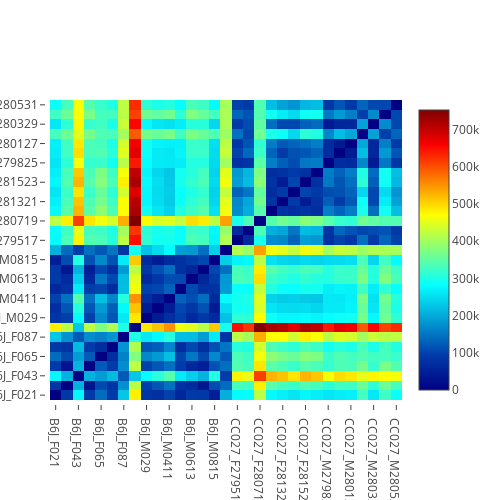

Notebook source saved alongside this figure:
### Code cell
from scipy.spatial.distance import pdist, squareform
from plotly.graph_objs import *

cols = [col for col in data_df_test.columns if col not in ['breadth', 'uniprot_id', 'avg']]
short_cols = [col[0:20] for col in cols]
short_cols = [short_cols[i] + str(i) for i in range(1,len(short_cols),1)]
data_dist = pdist(data_df_test[cols].as_matrix().transpose())

# data_df_test[col].as_matrix().transpose())

# data_dist = df_test_dist.copy

data = Data([
    Heatmap(
        z=squareform(data_dist), colorscale='Jet',
        x=short_cols,
        y=short_cols,     # y-axis labels
    )
])

layout = Layout(
    title='Transcription profiling of human brain samples',
    autosize=False,
    margin=Margin(
        l=200,
        b=200,
        pad=4
    ),
    xaxis=XAxis(
        showgrid=False, # remove grid
#         autotick=False, # custom ticks
        dtick=1,        # show 1 tick per day
    ),
    yaxis=YAxis(
        showgrid=False,   # remove grid
#         autotick=False,   # custom ticks
        dtick=1           # show 1 tick per day
    ),
)

layout = go.Layout(
    autosize=False,
    width=500,
    height=500,
    margin=go.layout.Margin(
        l=50,
        r=50,
        b=100,
        t=100,
        pad=4
    ),
#     paper_bgcolor='#7f7f7f',
#     plot_bgcolor='#c7c7c7'
)

fig = go.Figure(data=data, layout=layout)

# fig = Figure(data=data, layout=layout)
iplot(fig)

### Figure 1 — Plotly figure (JSON) as saved in the notebook; plotly's stock layout.template omitted (floating-point values rounded to 4 significant figures; data arrays with more than 128 entries replaced by an {"elided": "..."} marker saying what was removed)
{"data": [{"colorscale": "Jet", "type": "heatmap", "uid": "cf0d5c1d-5be2-4708-8001-c6c86b6fab39", "x": ["B6J_F021", "B6J_F032", "B6J_F043", "B6J_F054", "B6J_F065", "B6J_F076", "B6J_F087", "B6J_M018", "B6J_M029", "B6J_M0310", "B6J_M0411", "B6J_M0512", "B6J_M0613", "B6J_M0714", "B6J_M0815", "CC027_F279216", "CC027_F279517", "CC027_F280618", "CC027_F280719", "CC027_F281220", "CC027_F281321", "CC027_F281422", "CC027_F281523", "CC027_M279724", "CC027_M279825", "CC027_M279926", "CC027_M280127", "CC027_M280228", "CC027_M280329", "CC027_M280430", "CC027_M280531"], "y": ["B6J_F021", "B6J_F032", "B6J_F043", "B6J_F054", "B6J_F065", "B6J_F076", "B6J_F087", "B6J_M018", "B6J_M029", "B6J_M0310", "B6J_M0411", "B6J_M0512", "B6J_M0613", "B6J_M0714", "B6J_M0815", "CC027_F279216", "CC027_F279517", "CC027_F280618", "CC027_F280719", "CC027_F281220", "CC027_F281321", "CC027_F281422", "CC027_F281523", "CC027_M279724", "CC027_M279825", "CC027_M279926", "CC027_M280127", "CC027_M280228", "CC027_M280329", "CC027_M280430", "CC027_M280531"], "z": {"elided": "32x32 float values"}}], "layout": {"autosize": false, "height": 500, "margin": {"b": 100, "l": 50, "pad": 4, "r": 50, "t": 100}, "width": 500}}
